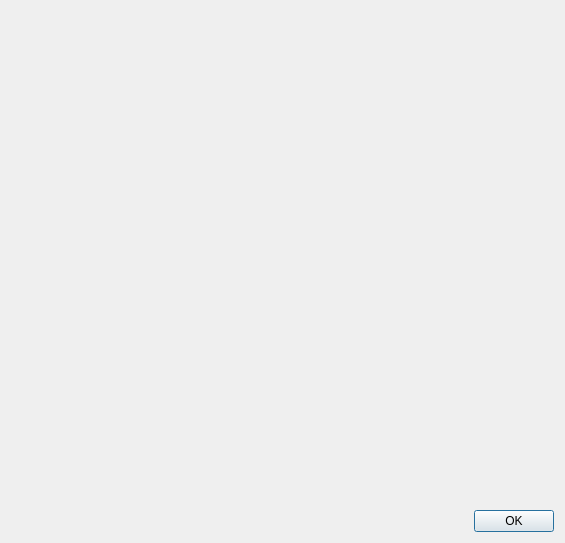
<?xml version="1.0" encoding="UTF-8"?>
<ui version="4.0">
 <class>Dialog</class>
 <widget class="QDialog" name="Dialog">
  <property name="windowModality">
   <enum>Qt::ApplicationModal</enum>
  </property>
  <property name="geometry">
   <rect>
    <x>0</x>
    <y>0</y>
    <width>565</width>
    <height>543</height>
   </rect>
  </property>
  <property name="windowTitle">
   <string>Dialog</string>
  </property>
  <property name="modal">
   <bool>true</bool>
  </property>
  <layout class="QGridLayout" name="gridLayout">
   <item row="0" column="0">
    <layout class="QVBoxLayout" name="main">
     <item>
      <layout class="QGridLayout" name="graph"/>
     </item>
     <item>
      <widget class="QLabel" name="text">
       <property name="sizePolicy">
        <sizepolicy hsizetype="Preferred" vsizetype="Minimum">
         <horstretch>0</horstretch>
         <verstretch>0</verstretch>
        </sizepolicy>
       </property>
       <property name="text">
        <string/>
       </property>
       <property name="textInteractionFlags">
        <set>Qt::TextSelectableByKeyboard|Qt::TextSelectableByMouse</set>
       </property>
      </widget>
     </item>
     <item>
      <widget class="QDialogButtonBox" name="button">
       <property name="orientation">
        <enum>Qt::Horizontal</enum>
       </property>
       <property name="standardButtons">
        <set>QDialogButtonBox::Ok</set>
       </property>
      </widget>
     </item>
    </layout>
   </item>
  </layout>
 </widget>
 <resources/>
 <connections>
  <connection>
   <sender>button</sender>
   <signal>accepted()</signal>
   <receiver>Dialog</receiver>
   <slot>accept()</slot>
   <hints>
    <hint type="sourcelabel">
     <x>248</x>
     <y>254</y>
    </hint>
    <hint type="destinationlabel">
     <x>157</x>
     <y>274</y>
    </hint>
   </hints>
  </connection>
  <connection>
   <sender>button</sender>
   <signal>rejected()</signal>
   <receiver>Dialog</receiver>
   <slot>reject()</slot>
   <hints>
    <hint type="sourcelabel">
     <x>316</x>
     <y>260</y>
    </hint>
    <hint type="destinationlabel">
     <x>286</x>
     <y>274</y>
    </hint>
   </hints>
  </connection>
 </connections>
</ui>
